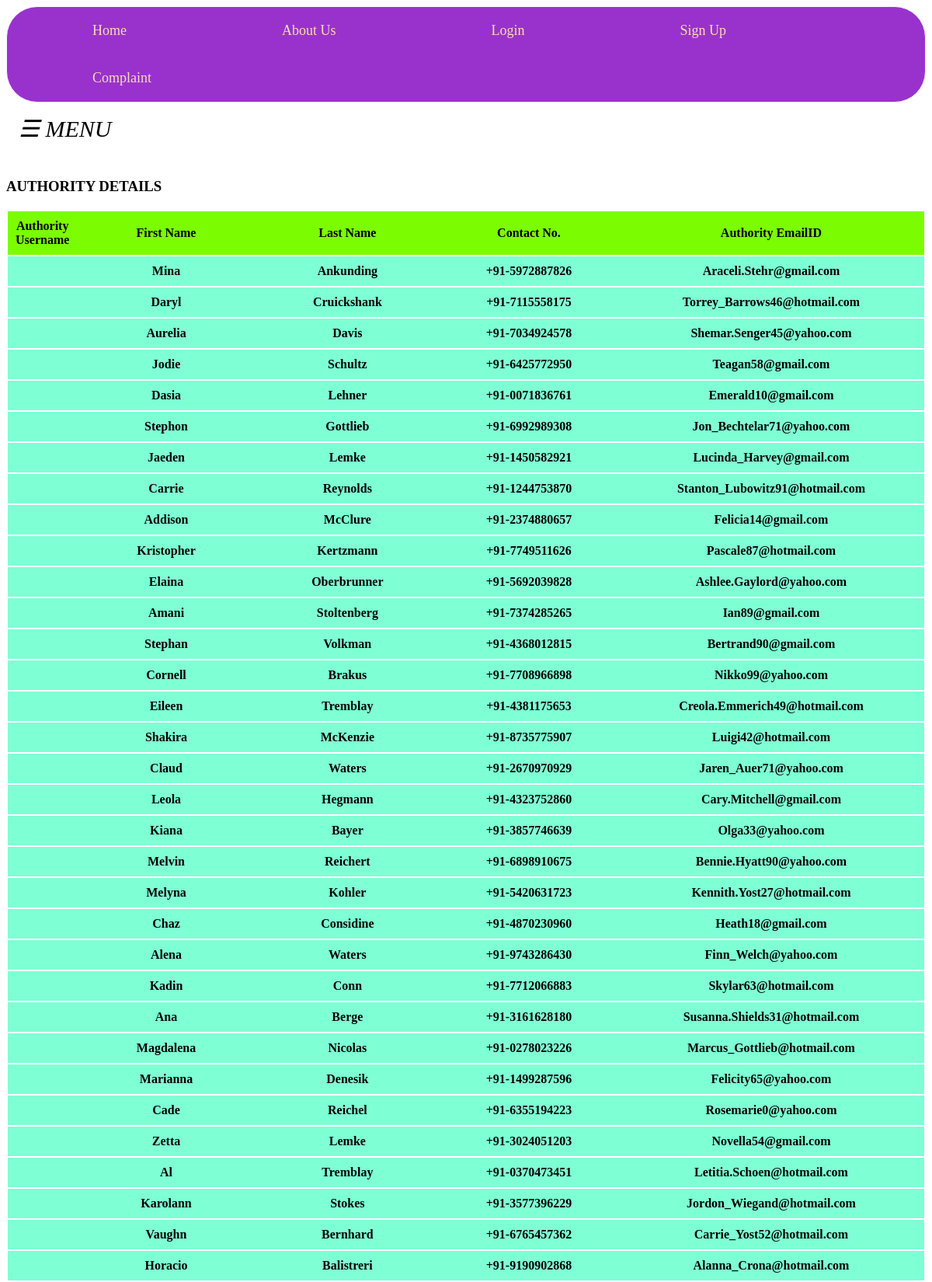
Screenshot of /Junk/user_auth_details.php (upper part) with the database file from the repository.
### tables this page shows
CREATE TABLE `user_details` (
  `user_id` varchar(15) NOT NULL,
  `firstname` varchar(30) NOT NULL,
  `lastname` varchar(30) NOT NULL,
  `usertype` varchar(15) NOT NULL,
  `contact` varchar(15) NOT NULL,
  `email` varchar(30) NOT NULL,
  `password` varchar(15) NOT NULL,
  `location` varchar(30) NOT NULL,
  `address_proof` varchar(300) NOT NULL,
  `joined_at` timestamp NOT NULL DEFAULT current_timestamp()
);

### Junk/user_auth_details.php (the view, shortened to what this page needs)
<!DOCTYPE html>
<?php include("user_sidebar.php")?>
<html>
    <head>
    </head>
    <body>
        <h3 id='a'>AUTHORITY DETAILS<h3>
        <table>
            <tr>
                <th class="cid">Authority Username</th>
                <th class="ra">First Name</th>
                <th>Last Name</th>
                <th>Contact No.</th>
                <th class="rvm">Authority EmailID</th>
            </tr>
        <?php
            include('config.php');
            $sql = "SELECT * FROM user_details";
            $result = $conn->query($sql);
            if($result->num_rows>0)
            {
                while($row = $result->fetch_assoc())
                {
                    if($row['usertype']=="authority"){
                    echo "<tr><td class='cid'>".$row["username"]."</td><td class='ra'>".$row['firstname']."</td><td class='ra'>".$row['lastname']."</td><td class='ra'>".$row['contact']."</td><td class='rvw'>".$row["email"]."</td></tr>";
                    }
                }
            }
            ?>
        </table>
    </body>
</html>

### user_sidebar.php (shortened to what this page needs)
<!DOCTYPE html>
<?php
    include('bar.php');
 ?>
<html>
<head>
</head>
<body>
        <div id="main">
  <span style="font-size:30px;cursor:pointer; font-style: italic;;" onclick="openNav()">&#9776; MENU</span>
</div>
</body>
</html>

### bar.php (shortened to what this page needs)
<html>
<?php
if(isset($_SESSION['user_id'])==TRUE)
{
    if($_SESSION['usertype']=='citizen')
    {
      echo '<ul class="ul1"><li class="li1"><a href="user_main.php">Dashboard</a></li>';
    }
    else if($_SESSION['usertype']=='authority')
    {
      echo '<ul class="ul1"><li class="li1"><a href="authority_main.php">Dashboard</a></li>';
    }
    else if($_SESSION['usertype']=='admin')
    {
      echo '<ul class="ul1"><li class="li1"><a href="admin_main.php">Dashboard</a></li>';
    }
    else
    {
      echo '<ul class="ul1"><li class="li1"><a href="local_admin_main.php">Dashboard</a></li>';
    }
}
else
{
  echo '<ul class="ul1"><li class="li1"><a href="main.php">Home</a></li>';
}
  echo '<li class="li1"><a href="about.php">About Us</a></li>';
  if(isset($_SESSION['user_id'])==TRUE)
  {
    echo '<li class="li1"><a href="viewdetailsuser.php">Profile</a></li>';
    echo '<li class="li1"><a href="edituser.php">Edit Profile</a></li>';
    echo '<li class="li1"><a href="logout.php">Logout</a></li></ul>';
  }
  else
  {
    echo '<li class="li1"><a href="login.php">Login</a></li>';
    echo '<li class="li1"><a href="signup.php">Sign Up</a></li>';
    echo '<li class="li1"><a href="complaint.php">Complaint</a></li></ul>';
  }
?>
</html>

### bar.php (style rules this page uses)
.ul1 { list-style-type: none; margin: 0; padding: 0; overflow: hidden; background-color:DarkOrchid; border: 1px solid ghostwhite; border-radius: 40px; }
.li1 { position: relative; float: left; left: 10px; }
.li1 a { display: block; color: wheat; text-align: center; padding-top: 20px; padding-left: 100px; padding-bottom: 20px; padding-right: 100px; text-decoration: none; font-size: 18px; transition: 0.2s; }

### user_sidebar.php (style rules this page uses)
body { background-image: url("https://wallpapertag.com/wallpaper/full/e/1/0/118962-best-background-gradient-1920x1200-for-tablet.jpg"); }
#main { margin-top:0px; transition: margin-left .5s; padding: 16px; }

### Junk/user_auth_details.php (style rules this page uses)
body { background-repeat: no-repeat; background-size: cover; }
table { margin-left:0px; border-collapse: collapse; }
#a { margin-top: 30px; }
td,th { padding: 10px; width: 280px; text-align: center; font-size: 16px; }
.cid { width:60px; }
.rvw { width:550px; }
.ra { width:400px; }
tr { background-color: aquamarine; border: 0; border: 2px solid white; margin-left:100px; }
th { background-color: lawngreen; }

### rows the page displays
user_details: firstname "Mina", lastname "Ankunding", contact "+91-5972887826", email "Araceli.Stehr@gmail.com"
user_details: firstname "Daryl", lastname "Cruickshank", contact "+91-7115558175", email "Torrey_Barrows46@hotmail.com"
user_details: firstname "Aurelia", lastname "Davis", contact "+91-7034924578", email "Shemar.Senger45@yahoo.com"
user_details: firstname "Jodie", lastname "Schultz", contact "+91-6425772950", email "Teagan58@gmail.com"
user_details: firstname "Dasia", lastname "Lehner", contact "+91-0071836761", email "Emerald10@gmail.com"
user_details: firstname "Stephon", lastname "Gottlieb", contact "+91-6992989308", email "Jon_Bechtelar71@yahoo.com"
user_details: firstname "Jaeden", lastname "Lemke", contact "+91-1450582921", email "Lucinda_Harvey@gmail.com"
user_details: firstname "Carrie", lastname "Reynolds", contact "+91-1244753870", email "Stanton_Lubowitz91@hotmail.com"
user_details: firstname "Addison", lastname "McClure", contact "+91-2374880657", email "Felicia14@gmail.com"
user_details: firstname "Kristopher", lastname "Kertzmann", contact "+91-7749511626", email "Pascale87@hotmail.com"
user_details: firstname "Elaina", lastname "Oberbrunner", contact "+91-5692039828", email "Ashlee.Gaylord@yahoo.com"
user_details: firstname "Amani", lastname "Stoltenberg", contact "+91-7374285265", email "Ian89@gmail.com"
user_details: firstname "Stephan", lastname "Volkman", contact "+91-4368012815", email "Bertrand90@gmail.com"
user_details: firstname "Cornell", lastname "Brakus", contact "+91-7708966898", email "Nikko99@yahoo.com"
user_details: firstname "Eileen", lastname "Tremblay", contact "+91-4381175653", email "Creola.Emmerich49@hotmail.com"
user_details: firstname "Shakira", lastname "McKenzie", contact "+91-8735775907", email "Luigi42@hotmail.com"
user_details: firstname "Claud", lastname "Waters", contact "+91-2670970929", email "Jaren_Auer71@yahoo.com"
user_details: firstname "Leola", lastname "Hegmann", contact "+91-4323752860", email "Cary.Mitchell@gmail.com"
user_details: firstname "Kiana", lastname "Bayer", contact "+91-3857746639", email "Olga33@yahoo.com"
user_details: firstname "Melvin", lastname "Reichert", contact "+91-6898910675", email "Bennie.Hyatt90@yahoo.com"
user_details: firstname "Melyna", lastname "Kohler", contact "+91-5420631723", email "Kennith.Yost27@hotmail.com"
user_details: firstname "Chaz", lastname "Considine", contact "+91-4870230960", email "Heath18@gmail.com"
user_details: firstname "Alena", lastname "Waters", contact "+91-9743286430", email "Finn_Welch@yahoo.com"
user_details: firstname "Kadin", lastname "Conn", contact "+91-7712066883", email "Skylar63@hotmail.com"
user_details: firstname "Ana", lastname "Berge", contact "+91-3161628180", email "Susanna.Shields31@hotmail.com"
user_details: firstname "Magdalena", lastname "Nicolas", contact "+91-0278023226", email "Marcus_Gottlieb@hotmail.com"
user_details: firstname "Marianna", lastname "Denesik", contact "+91-1499287596", email "Felicity65@yahoo.com"
user_details: firstname "Cade", lastname "Reichel", contact "+91-6355194223", email "Rosemarie0@yahoo.com"
user_details: firstname "Zetta", lastname "Lemke", contact "+91-3024051203", email "Novella54@gmail.com"
user_details: firstname "Al", lastname "Tremblay", contact "+91-0370473451", email "Letitia.Schoen@hotmail.com"
user_details: firstname "Karolann", lastname "Stokes", contact "+91-3577396229", email "Jordon_Wiegand@hotmail.com"
user_details: firstname "Vaughn", lastname "Bernhard", contact "+91-6765457362", email "Carrie_Yost52@hotmail.com"
user_details: firstname "Horacio", lastname "Balistreri", contact "+91-9190902868", email "Alanna_Crona@hotmail.com"
